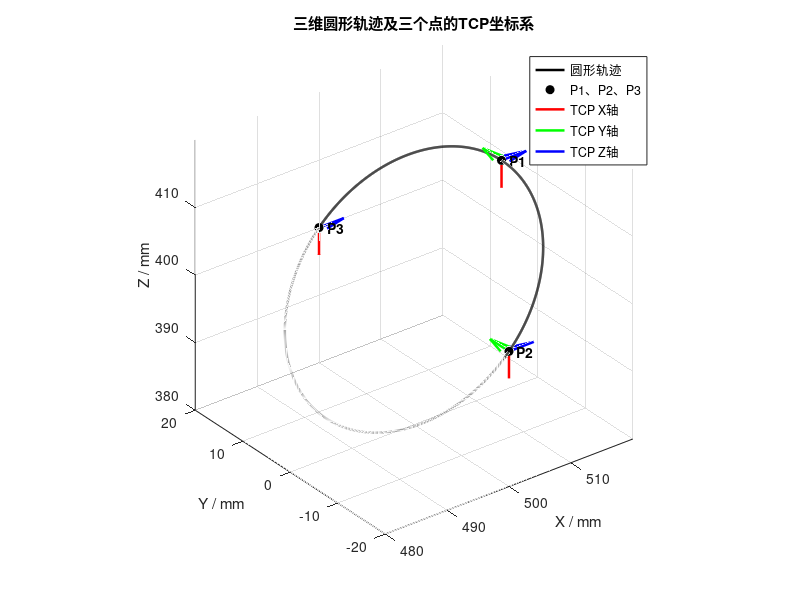

The MATLAB source for this figure:
% 三点确定空间圆轨迹，首先输入三点坐标，然后生成空间圆形轨迹
% 可以设置频率与运行速度，方便生成TCP所有点的位置
% 可以设置TCP点相对于基坐标系的姿态（3*3矩阵）

% 三点坐标 SR4 D400
% P1 = [641.44;    0; 541.44];
% P2 = [500.00; -200; 400.00];
% P3 = [500.00;  200; 400.00];
% points = [P1, P2, P3];

% 三点坐标SR4 D40
P1 = [500 + 14.1421;    0; 400 + 14.1421];
P2 = [500; -20; 400]; 
P3 = [500;  20; 400];
points = [P1, P2, P3];

% % NB4斜向空间圆：半径200 mm，圆平面法向量为[1, 0, 1]/sqrt(2)
% P1 = [331.063710; -188.558820; 319.977830];
% P2 = [472.485066237; 11.441180; 178.556473763];
% P3 = [331.063710; 211.441180; 319.977830];
% points = [P1, P2, P3];

% % NB4斜向空间圆：半径20 mm
% % 圆心：[331.063710, 11.441180, 319.977830] mm
% % 圆平面法向量：[1, 0, 1]/sqrt(2)
% P1 = [331.063710;   -8.558820; 319.977830];
% P2 = [345.205845624; 11.441180; 305.835694376];
% P3 = [331.063710;   31.441180; 319.977830];
% points = [P1, P2, P3];

% 采样频率与运行速度
v = 50;% 单位mm/s
fre = 1000;% 单位：Hz

output_txt_name = 'circle_R20_TCP_poses_SR4_V50.txt';

% TCP相对于基坐标系的姿态
posture = [0 0 1;
           0 1 0;
          -1 0 0;];

% 根据三个不共线点计算空间圆的圆心、半径和法向量
a = P2 - P1;
b = P3 - P1;
normal = cross(a, b);
if norm(normal) < 1e-9
    error('P1、P2、P3不能共线。');
end

center = P1 + (cross(normal, a) * dot(b, b) + ...
               cross(b, normal) * dot(a, a)) / (2 * dot(normal, normal));
radius = norm(P1 - center);
normal = normal / norm(normal);

% 在圆平面内建立正交坐标系，使轨迹按P1 -> P2 -> P3的方向运行
ex = (P1 - center) / radius;
ey = cross(normal, ex);
angle_P2 = mod(atan2(ey.' * (P2 - center), ex.' * (P2 - center)), 2*pi);
angle_P3 = mod(atan2(ey.' * (P3 - center), ex.' * (P3 - center)), 2*pi);
if angle_P2 > angle_P3
    ey = -ey;
end

% 根据圆周长度、运行速度和采样频率生成完整圆轨迹
if v <= 0 || fre <= 0
    error('运行速度v和采样频率fre必须大于0。');
end
circle_time = 2*pi*radius / v;
segment_count = max(3, ceil(circle_time * fre));
theta = linspace(0, 2*pi, segment_count + 1);
trajectory = center + radius * (ex * cos(theta) + ey * sin(theta));
Ideal_traj = trajectory.';

% 为圆周每个采样点生成TCP相对于基坐标系的4*4齐次位姿矩阵
if norm(posture.' * posture - eye(3), 'fro') > 1e-9 || ...
        abs(det(posture) - 1) > 1e-9
    error('posture必须是有效的3*3旋转矩阵。');
end

point_count = size(trajectory, 2);
TCP_poses = repmat(eye(4), 1, 1, point_count);
TCP_poses(1:3, 1:3, :) = repmat(posture, 1, 1, point_count);
TCP_poses(1:3, 4, :) = reshape(trajectory, 3, 1, point_count);

% TXT中每四行对应一个采样点的4*4位姿矩阵，矩阵之间用空行分隔
output_dir = 'E:\Y2_1\20260828_Robot_trajectory_tracking_v2\Trajectory_TCP';
if ~exist(output_dir, 'dir')
    [mkdir_ok, mkdir_msg] = mkdir(output_dir);
    if ~mkdir_ok
        error('无法创建输出目录：%s\n%s', output_dir, mkdir_msg);
    end
end
output_file = fullfile(output_dir,output_txt_name);
file_id = fopen(output_file, 'w');
if file_id == -1
    error('无法创建TCP位姿文件：%s', output_file);
end

try
    for i = 1:point_count
        fprintf(file_id, '%.10f %.10f %.10f %.10f\n', TCP_poses(:, :, i).');
        fprintf(file_id, '\n');
    end
    fclose(file_id);
catch ME
    fclose(file_id);
    rethrow(ME);
end

% 在三维坐标系中显示空间圆、三个输入点及其TCP坐标系
figure('Color', 'w', 'Name', 'Circle R200 and TCP frames');
plot3(trajectory(1, :), trajectory(2, :), trajectory(3, :), ...
      'k-', 'LineWidth', 1.8, 'DisplayName', '圆形轨迹');
hold on;
plot3(points(1, :), points(2, :), points(3, :), ...
      'ko', 'MarkerFaceColor', 'k', 'MarkerSize', 6, ...
      'DisplayName', 'P1、P2、P3');

axis_length = 0.2 * radius;
for i = 1:size(points, 2)
    origin = points(:, i);
    quiver3(origin(1), origin(2), origin(3), ...
            posture(1, 1) * axis_length, posture(2, 1) * axis_length, ...
            posture(3, 1) * axis_length, 0, 'r', 'LineWidth', 1.8, ...
            'MaxHeadSize', 0.5, 'HandleVisibility', 'off');
    quiver3(origin(1), origin(2), origin(3), ...
            posture(1, 2) * axis_length, posture(2, 2) * axis_length, ...
            posture(3, 2) * axis_length, 0, 'g', 'LineWidth', 1.8, ...
            'MaxHeadSize', 0.5, 'HandleVisibility', 'off');
    quiver3(origin(1), origin(2), origin(3), ...
            posture(1, 3) * axis_length, posture(2, 3) * axis_length, ...
            posture(3, 3) * axis_length, 0, 'b', 'LineWidth', 1.8, ...
            'MaxHeadSize', 0.5, 'HandleVisibility', 'off');
    text(origin(1), origin(2), origin(3), ['  P', num2str(i)], ...
         'FontSize', 10, 'FontWeight', 'bold');
end

% 使用不可见对象在图例中标明TCP三轴颜色
plot3(nan, nan, nan, 'r-', 'LineWidth', 1.8, 'DisplayName', 'TCP X轴');
plot3(nan, nan, nan, 'g-', 'LineWidth', 1.8, 'DisplayName', 'TCP Y轴');
plot3(nan, nan, nan, 'b-', 'LineWidth', 1.8, 'DisplayName', 'TCP Z轴');

grid on;
axis equal;
view(3);
xlabel('X / mm');
ylabel('Y / mm');
zlabel('Z / mm');
title('三维圆形轨迹及三个点的TCP坐标系');
legend('Location', 'best');

fprintf('圆心：[%.4f, %.4f, %.4f] mm\n', center);
fprintf('半径：%.4f mm\n', radius);
fprintf('轨迹点数：%d\n', point_count);
fprintf('TCP位姿已写入：%s\n', output_file);
